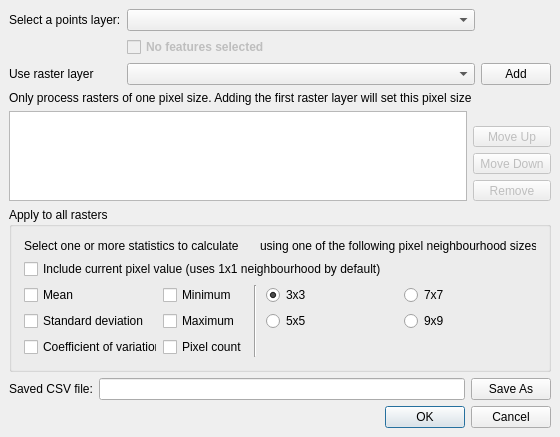
<?xml version="1.0" encoding="UTF-8"?>
<ui version="4.0">
 <class>dlgGridExtract</class>
 <widget class="QDialog" name="dlgGridExtract">
  <property name="windowModality">
   <enum>Qt::ApplicationModal</enum>
  </property>
  <property name="geometry">
   <rect>
    <x>0</x>
    <y>0</y>
    <width>560</width>
    <height>433</height>
   </rect>
  </property>
  <property name="minimumSize">
   <size>
    <width>560</width>
    <height>0</height>
   </size>
  </property>
  <property name="windowTitle">
   <string>Extract pixel statistics for points</string>
  </property>
  <layout class="QFormLayout" name="formLayout">
   <property name="verticalSpacing">
    <number>6</number>
   </property>
   <property name="margin">
    <number>9</number>
   </property>
   <item row="0" column="0" colspan="2">
    <widget class="QFrame" name="fraMain">
     <property name="frameShape">
      <enum>QFrame::NoFrame</enum>
     </property>
     <property name="frameShadow">
      <enum>QFrame::Raised</enum>
     </property>
     <layout class="QFormLayout" name="formLayout_3">
      <property name="margin">
       <number>0</number>
      </property>
      <item row="4" column="0" colspan="2">
       <layout class="QHBoxLayout" name="horizontalLayout_2">
        <item>
         <widget class="QLabel" name="lblSaveCSVFile">
          <property name="sizePolicy">
           <sizepolicy hsizetype="Fixed" vsizetype="Preferred">
            <horstretch>0</horstretch>
            <verstretch>0</verstretch>
           </sizepolicy>
          </property>
          <property name="text">
           <string>Saved CSV file:</string>
          </property>
         </widget>
        </item>
        <item>
         <widget class="QLineEdit" name="lneSaveCSVFile">
          <property name="sizePolicy">
           <sizepolicy hsizetype="Expanding" vsizetype="Fixed">
            <horstretch>0</horstretch>
            <verstretch>0</verstretch>
           </sizepolicy>
          </property>
         </widget>
        </item>
        <item>
         <widget class="QPushButton" name="cmdSaveCSVFile">
          <property name="sizePolicy">
           <sizepolicy hsizetype="Minimum" vsizetype="Fixed">
            <horstretch>0</horstretch>
            <verstretch>0</verstretch>
           </sizepolicy>
          </property>
          <property name="text">
           <string>Save As</string>
          </property>
         </widget>
        </item>
       </layout>
      </item>
      <item row="5" column="1">
       <widget class="QDialogButtonBox" name="buttonBox">
        <property name="orientation">
         <enum>Qt::Horizontal</enum>
        </property>
        <property name="standardButtons">
         <set>QDialogButtonBox::Cancel|QDialogButtonBox::Ok</set>
        </property>
       </widget>
      </item>
      <item row="3" column="0" colspan="2">
       <widget class="QGroupBox" name="groupBox">
        <property name="sizePolicy">
         <sizepolicy hsizetype="Minimum" vsizetype="Minimum">
          <horstretch>0</horstretch>
          <verstretch>0</verstretch>
         </sizepolicy>
        </property>
        <property name="title">
         <string>Apply to all rasters</string>
        </property>
        <layout class="QFormLayout" name="formLayout_2">
         <property name="fieldGrowthPolicy">
          <enum>QFormLayout::AllNonFixedFieldsGrow</enum>
         </property>
         <property name="margin">
          <number>3</number>
         </property>
         <item row="0" column="0" colspan="2">
          <widget class="QFrame" name="fraStatistics">
           <property name="frameShape">
            <enum>QFrame::NoFrame</enum>
           </property>
           <property name="frameShadow">
            <enum>QFrame::Raised</enum>
           </property>
           <layout class="QFormLayout" name="formLayout_4">
            <item row="0" column="0" colspan="2">
             <layout class="QGridLayout" name="gridLayout">
              <item row="3" column="1">
               <widget class="QCheckBox" name="chkMax">
                <property name="sizePolicy">
                 <sizepolicy hsizetype="Fixed" vsizetype="Fixed">
                  <horstretch>0</horstretch>
                  <verstretch>0</verstretch>
                 </sizepolicy>
                </property>
                <property name="text">
                 <string>Maximum</string>
                </property>
                <attribute name="buttonGroup">
                 <string notr="true">chkgrpStatistics</string>
                </attribute>
               </widget>
              </item>
              <item row="0" column="0" colspan="3">
               <widget class="QLabel" name="lblCalcStats">
                <property name="sizePolicy">
                 <sizepolicy hsizetype="Fixed" vsizetype="Fixed">
                  <horstretch>0</horstretch>
                  <verstretch>0</verstretch>
                 </sizepolicy>
                </property>
                <property name="minimumSize">
                 <size>
                  <width>0</width>
                  <height>0</height>
                 </size>
                </property>
                <property name="text">
                 <string>Select one or more statistics to calculate</string>
                </property>
                <property name="alignment">
                 <set>Qt::AlignLeading|Qt::AlignLeft|Qt::AlignVCenter</set>
                </property>
                <property name="indent">
                 <number>0</number>
                </property>
               </widget>
              </item>
              <item row="0" column="3" colspan="3">
               <widget class="QLabel" name="lblSize">
                <property name="sizePolicy">
                 <sizepolicy hsizetype="Fixed" vsizetype="Fixed">
                  <horstretch>0</horstretch>
                  <verstretch>0</verstretch>
                 </sizepolicy>
                </property>
                <property name="minimumSize">
                 <size>
                  <width>0</width>
                  <height>0</height>
                 </size>
                </property>
                <property name="frameShape">
                 <enum>QFrame::NoFrame</enum>
                </property>
                <property name="text">
                 <string>using one of the following pixel neighbourhood sizes</string>
                </property>
                <property name="indent">
                 <number>0</number>
                </property>
               </widget>
              </item>
              <item row="2" column="1">
               <widget class="QCheckBox" name="chkMin">
                <property name="sizePolicy">
                 <sizepolicy hsizetype="Fixed" vsizetype="Fixed">
                  <horstretch>0</horstretch>
                  <verstretch>0</verstretch>
                 </sizepolicy>
                </property>
                <property name="text">
                 <string>Minimum</string>
                </property>
                <attribute name="buttonGroup">
                 <string notr="true">chkgrpStatistics</string>
                </attribute>
               </widget>
              </item>
              <item row="2" column="2" rowspan="3" colspan="2">
               <widget class="Line" name="line">
                <property name="orientation">
                 <enum>Qt::Vertical</enum>
                </property>
               </widget>
              </item>
              <item row="2" column="5">
               <widget class="QRadioButton" name="opt7x7">
                <property name="sizePolicy">
                 <sizepolicy hsizetype="Expanding" vsizetype="Fixed">
                  <horstretch>0</horstretch>
                  <verstretch>0</verstretch>
                 </sizepolicy>
                </property>
                <property name="minimumSize">
                 <size>
                  <width>0</width>
                  <height>0</height>
                 </size>
                </property>
                <property name="text">
                 <string>7x7</string>
                </property>
                <attribute name="buttonGroup">
                 <string notr="true">btgrpSize</string>
                </attribute>
               </widget>
              </item>
              <item row="3" column="5">
               <widget class="QRadioButton" name="opt9x9">
                <property name="sizePolicy">
                 <sizepolicy hsizetype="Expanding" vsizetype="Minimum">
                  <horstretch>0</horstretch>
                  <verstretch>0</verstretch>
                 </sizepolicy>
                </property>
                <property name="minimumSize">
                 <size>
                  <width>0</width>
                  <height>0</height>
                 </size>
                </property>
                <property name="text">
                 <string>9x9</string>
                </property>
                <attribute name="buttonGroup">
                 <string notr="true">btgrpSize</string>
                </attribute>
               </widget>
              </item>
              <item row="2" column="0">
               <widget class="QCheckBox" name="chkMean">
                <property name="sizePolicy">
                 <sizepolicy hsizetype="Fixed" vsizetype="Fixed">
                  <horstretch>0</horstretch>
                  <verstretch>0</verstretch>
                 </sizepolicy>
                </property>
                <property name="text">
                 <string>Mean</string>
                </property>
                <attribute name="buttonGroup">
                 <string notr="true">chkgrpStatistics</string>
                </attribute>
               </widget>
              </item>
              <item row="2" column="4">
               <widget class="QRadioButton" name="opt3x3">
                <property name="sizePolicy">
                 <sizepolicy hsizetype="Expanding" vsizetype="Fixed">
                  <horstretch>0</horstretch>
                  <verstretch>0</verstretch>
                 </sizepolicy>
                </property>
                <property name="minimumSize">
                 <size>
                  <width>0</width>
                  <height>0</height>
                 </size>
                </property>
                <property name="baseSize">
                 <size>
                  <width>0</width>
                  <height>0</height>
                 </size>
                </property>
                <property name="text">
                 <string>3x3</string>
                </property>
                <property name="checked">
                 <bool>true</bool>
                </property>
                <attribute name="buttonGroup">
                 <string notr="true">btgrpSize</string>
                </attribute>
               </widget>
              </item>
              <item row="4" column="1">
               <widget class="QCheckBox" name="chkCount">
                <property name="sizePolicy">
                 <sizepolicy hsizetype="Fixed" vsizetype="Fixed">
                  <horstretch>0</horstretch>
                  <verstretch>0</verstretch>
                 </sizepolicy>
                </property>
                <property name="text">
                 <string>Pixel count</string>
                </property>
                <attribute name="buttonGroup">
                 <string notr="true">chkgrpStatistics</string>
                </attribute>
               </widget>
              </item>
              <item row="4" column="0">
               <widget class="QCheckBox" name="chkCV">
                <property name="sizePolicy">
                 <sizepolicy hsizetype="Fixed" vsizetype="Fixed">
                  <horstretch>0</horstretch>
                  <verstretch>0</verstretch>
                 </sizepolicy>
                </property>
                <property name="text">
                 <string>Coefficient of variation</string>
                </property>
                <attribute name="buttonGroup">
                 <string notr="true">chkgrpStatistics</string>
                </attribute>
               </widget>
              </item>
              <item row="3" column="0">
               <widget class="QCheckBox" name="chkStdDev">
                <property name="enabled">
                 <bool>true</bool>
                </property>
                <property name="sizePolicy">
                 <sizepolicy hsizetype="Fixed" vsizetype="Fixed">
                  <horstretch>0</horstretch>
                  <verstretch>0</verstretch>
                 </sizepolicy>
                </property>
                <property name="text">
                 <string>Standard deviation</string>
                </property>
                <attribute name="buttonGroup">
                 <string notr="true">chkgrpStatistics</string>
                </attribute>
               </widget>
              </item>
              <item row="3" column="4">
               <widget class="QRadioButton" name="opt5x5">
                <property name="sizePolicy">
                 <sizepolicy hsizetype="Expanding" vsizetype="Fixed">
                  <horstretch>0</horstretch>
                  <verstretch>0</verstretch>
                 </sizepolicy>
                </property>
                <property name="minimumSize">
                 <size>
                  <width>0</width>
                  <height>0</height>
                 </size>
                </property>
                <property name="text">
                 <string>5x5</string>
                </property>
                <attribute name="buttonGroup">
                 <string notr="true">btgrpSize</string>
                </attribute>
               </widget>
              </item>
              <item row="1" column="0" colspan="5">
               <widget class="QCheckBox" name="chkCurrentVal">
                <property name="sizePolicy">
                 <sizepolicy hsizetype="Fixed" vsizetype="Fixed">
                  <horstretch>0</horstretch>
                  <verstretch>0</verstretch>
                 </sizepolicy>
                </property>
                <property name="text">
                 <string>Include current pixel value (uses 1x1 neighbourhood by default)</string>
                </property>
               </widget>
              </item>
             </layout>
            </item>
           </layout>
          </widget>
         </item>
        </layout>
       </widget>
      </item>
      <item row="2" column="0" colspan="2">
       <layout class="QHBoxLayout" name="horizontalLayout">
        <item>
         <widget class="QTableWidget" name="tabList">
          <property name="enabled">
           <bool>true</bool>
          </property>
          <property name="sizePolicy">
           <sizepolicy hsizetype="Expanding" vsizetype="Expanding">
            <horstretch>0</horstretch>
            <verstretch>0</verstretch>
           </sizepolicy>
          </property>
          <property name="minimumSize">
           <size>
            <width>0</width>
            <height>0</height>
           </size>
          </property>
          <property name="focusPolicy">
           <enum>Qt::WheelFocus</enum>
          </property>
          <property name="editTriggers">
           <set>QAbstractItemView::NoEditTriggers</set>
          </property>
          <property name="dragDropMode">
           <enum>QAbstractItemView::NoDragDrop</enum>
          </property>
          <property name="alternatingRowColors">
           <bool>true</bool>
          </property>
          <property name="selectionMode">
           <enum>QAbstractItemView::ExtendedSelection</enum>
          </property>
          <property name="selectionBehavior">
           <enum>QAbstractItemView::SelectRows</enum>
          </property>
          <property name="gridStyle">
           <enum>Qt::DotLine</enum>
          </property>
          <property name="wordWrap">
           <bool>false</bool>
          </property>
          <property name="cornerButtonEnabled">
           <bool>false</bool>
          </property>
          <property name="rowCount">
           <number>0</number>
          </property>
          <property name="columnCount">
           <number>0</number>
          </property>
         </widget>
        </item>
        <item>
         <layout class="QVBoxLayout" name="verticalLayout">
          <item>
           <spacer name="spacer_2">
            <property name="orientation">
             <enum>Qt::Vertical</enum>
            </property>
            <property name="sizeType">
             <enum>QSizePolicy::Fixed</enum>
            </property>
            <property name="sizeHint" stdset="0">
             <size>
              <width>67</width>
              <height>15</height>
             </size>
            </property>
           </spacer>
          </item>
          <item>
           <widget class="QToolButton" name="cmdUp">
            <property name="enabled">
             <bool>false</bool>
            </property>
            <property name="sizePolicy">
             <sizepolicy hsizetype="Preferred" vsizetype="Fixed">
              <horstretch>0</horstretch>
              <verstretch>0</verstretch>
             </sizepolicy>
            </property>
            <property name="minimumSize">
             <size>
              <width>70</width>
              <height>0</height>
             </size>
            </property>
            <property name="toolTip">
             <string>&lt;html&gt;&lt;head&gt;&lt;meta name=&quot;qrichtext&quot; content=&quot;1&quot; /&gt;&lt;style type=&quot;text/css&quot;&gt;
p, li { white-space: pre-wrap; }
&lt;/style&gt;&lt;/head&gt;&lt;body style=&quot; font-family:'Sans Serif'; font-size:9pt; font-weight:400; font-style:normal;&quot;&gt;
&lt;p style=&quot; margin-top:0px; margin-bottom:0px; margin-left:0px; margin-right:0px; -qt-block-indent:0; text-indent:0px;&quot;&gt;Move selected field up&lt;/p&gt;&lt;/body&gt;&lt;/html&gt;</string>
            </property>
            <property name="text">
             <string>Move Up</string>
            </property>
            <property name="toolButtonStyle">
             <enum>Qt::ToolButtonTextBesideIcon</enum>
            </property>
           </widget>
          </item>
          <item>
           <widget class="QToolButton" name="cmdDown">
            <property name="enabled">
             <bool>false</bool>
            </property>
            <property name="sizePolicy">
             <sizepolicy hsizetype="Preferred" vsizetype="Fixed">
              <horstretch>0</horstretch>
              <verstretch>0</verstretch>
             </sizepolicy>
            </property>
            <property name="minimumSize">
             <size>
              <width>70</width>
              <height>0</height>
             </size>
            </property>
            <property name="toolTip">
             <string>&lt;html&gt;&lt;head&gt;&lt;meta name=&quot;qrichtext&quot; content=&quot;1&quot; /&gt;&lt;style type=&quot;text/css&quot;&gt;
p, li { white-space: pre-wrap; }
&lt;/style&gt;&lt;/head&gt;&lt;body style=&quot; font-family:'Sans Serif'; font-size:9pt; font-weight:400; font-style:normal;&quot;&gt;
&lt;p style=&quot; margin-top:0px; margin-bottom:0px; margin-left:0px; margin-right:0px; -qt-block-indent:0; text-indent:0px;&quot;&gt;Move selected field down&lt;/p&gt;&lt;/body&gt;&lt;/html&gt;</string>
            </property>
            <property name="text">
             <string>Move Down</string>
            </property>
            <property name="toolButtonStyle">
             <enum>Qt::ToolButtonTextBesideIcon</enum>
            </property>
           </widget>
          </item>
          <item>
           <widget class="QToolButton" name="cmdDel">
            <property name="enabled">
             <bool>false</bool>
            </property>
            <property name="sizePolicy">
             <sizepolicy hsizetype="Preferred" vsizetype="Fixed">
              <horstretch>0</horstretch>
              <verstretch>0</verstretch>
             </sizepolicy>
            </property>
            <property name="minimumSize">
             <size>
              <width>70</width>
              <height>0</height>
             </size>
            </property>
            <property name="toolTip">
             <string/>
            </property>
            <property name="text">
             <string>Remove</string>
            </property>
            <property name="toolButtonStyle">
             <enum>Qt::ToolButtonTextBesideIcon</enum>
            </property>
           </widget>
          </item>
          <item>
           <spacer name="spacer">
            <property name="orientation">
             <enum>Qt::Vertical</enum>
            </property>
            <property name="sizeType">
             <enum>QSizePolicy::Preferred</enum>
            </property>
            <property name="sizeHint" stdset="0">
             <size>
              <width>67</width>
              <height>13</height>
             </size>
            </property>
           </spacer>
          </item>
         </layout>
        </item>
       </layout>
      </item>
      <item row="1" column="0" colspan="2">
       <widget class="QLabel" name="lblPixelFilter">
        <property name="text">
         <string>Only process rasters of one pixel size. Adding the first raster layer will set this pixel size</string>
        </property>
       </widget>
      </item>
      <item row="0" column="0" colspan="2">
       <layout class="QGridLayout" name="gridLayout_2">
        <item row="2" column="2">
         <widget class="QToolButton" name="cmdAdd">
          <property name="enabled">
           <bool>true</bool>
          </property>
          <property name="sizePolicy">
           <sizepolicy hsizetype="Preferred" vsizetype="Minimum">
            <horstretch>0</horstretch>
            <verstretch>0</verstretch>
           </sizepolicy>
          </property>
          <property name="minimumSize">
           <size>
            <width>70</width>
            <height>0</height>
           </size>
          </property>
          <property name="toolTip">
           <string>&lt;html&gt;&lt;head&gt;&lt;meta name=&quot;qrichtext&quot; content=&quot;1&quot; /&gt;&lt;style type=&quot;text/css&quot;&gt;
p, li { white-space: pre-wrap; }
&lt;/style&gt;&lt;/head&gt;&lt;body style=&quot; font-family:'Sans Serif'; font-size:9pt; font-weight:400; font-style:normal;&quot;&gt;
&lt;p style=&quot; margin-top:0px; margin-bottom:0px; margin-left:0px; margin-right:0px; -qt-block-indent:0; text-indent:0px;&quot;&gt;Insert new field&lt;/p&gt;&lt;/body&gt;&lt;/html&gt;</string>
          </property>
          <property name="text">
           <string>Add</string>
          </property>
          <property name="toolButtonStyle">
           <enum>Qt::ToolButtonTextBesideIcon</enum>
          </property>
         </widget>
        </item>
        <item row="0" column="0">
         <widget class="QLabel" name="lblPointsLayer">
          <property name="sizePolicy">
           <sizepolicy hsizetype="Fixed" vsizetype="Fixed">
            <horstretch>0</horstretch>
            <verstretch>0</verstretch>
           </sizepolicy>
          </property>
          <property name="text">
           <string>Select a points layer:</string>
          </property>
         </widget>
        </item>
        <item row="0" column="2">
         <spacer name="horizontalSpacer">
          <property name="orientation">
           <enum>Qt::Horizontal</enum>
          </property>
          <property name="sizeType">
           <enum>QSizePolicy::Fixed</enum>
          </property>
          <property name="sizeHint" stdset="0">
           <size>
            <width>69</width>
            <height>20</height>
           </size>
          </property>
         </spacer>
        </item>
        <item row="0" column="1">
         <widget class="QgsMapLayerComboBox" name="mcboPointsLayer">
          <property name="sizePolicy">
           <sizepolicy hsizetype="Preferred" vsizetype="Fixed">
            <horstretch>0</horstretch>
            <verstretch>0</verstretch>
           </sizepolicy>
          </property>
          <property name="filters">
           <set>QgsMapLayerProxyModel::PointLayer</set>
          </property>
         </widget>
        </item>
        <item row="2" column="1">
         <widget class="QgsMapLayerComboBox" name="mcboRasterLayer">
          <property name="sizePolicy">
           <sizepolicy hsizetype="Expanding" vsizetype="Fixed">
            <horstretch>0</horstretch>
            <verstretch>0</verstretch>
           </sizepolicy>
          </property>
          <property name="filters">
           <set>QgsMapLayerProxyModel::RasterLayer</set>
          </property>
         </widget>
        </item>
        <item row="2" column="0">
         <widget class="QLabel" name="lblRasterLayer">
          <property name="text">
           <string>Use raster layer</string>
          </property>
         </widget>
        </item>
        <item row="1" column="1">
         <widget class="QCheckBox" name="chkUseSelected">
          <property name="enabled">
           <bool>false</bool>
          </property>
          <property name="sizePolicy">
           <sizepolicy hsizetype="Fixed" vsizetype="Preferred">
            <horstretch>0</horstretch>
            <verstretch>0</verstretch>
           </sizepolicy>
          </property>
          <property name="font">
           <font>
            <weight>75</weight>
            <bold>true</bold>
           </font>
          </property>
          <property name="text">
           <string>No features selected</string>
          </property>
         </widget>
        </item>
       </layout>
      </item>
     </layout>
    </widget>
   </item>
  </layout>
 </widget>
 <customwidgets>
  <customwidget>
   <class>QgsMapLayerComboBox</class>
   <extends>QComboBox</extends>
   <header>qgsmaplayercombobox.h</header>
  </customwidget>
 </customwidgets>
 <tabstops>
  <tabstop>mcboPointsLayer</tabstop>
  <tabstop>chkUseSelected</tabstop>
  <tabstop>mcboRasterLayer</tabstop>
  <tabstop>cmdAdd</tabstop>
  <tabstop>tabList</tabstop>
  <tabstop>cmdUp</tabstop>
  <tabstop>cmdDown</tabstop>
  <tabstop>cmdDel</tabstop>
  <tabstop>chkStdDev</tabstop>
  <tabstop>chkCV</tabstop>
  <tabstop>chkMean</tabstop>
  <tabstop>chkMin</tabstop>
  <tabstop>chkMax</tabstop>
  <tabstop>lneSaveCSVFile</tabstop>
  <tabstop>cmdSaveCSVFile</tabstop>
 </tabstops>
 <resources/>
 <connections>
  <connection>
   <sender>buttonBox</sender>
   <signal>accepted()</signal>
   <receiver>dlgGridExtract</receiver>
   <slot>accept()</slot>
   <hints>
    <hint type="sourcelabel">
     <x>257</x>
     <y>418</y>
    </hint>
    <hint type="destinationlabel">
     <x>157</x>
     <y>274</y>
    </hint>
   </hints>
  </connection>
  <connection>
   <sender>buttonBox</sender>
   <signal>rejected()</signal>
   <receiver>dlgGridExtract</receiver>
   <slot>reject()</slot>
   <hints>
    <hint type="sourcelabel">
     <x>325</x>
     <y>418</y>
    </hint>
    <hint type="destinationlabel">
     <x>286</x>
     <y>274</y>
    </hint>
   </hints>
  </connection>
 </connections>
 <buttongroups>
  <buttongroup name="chkgrpStatistics">
   <property name="exclusive">
    <bool>false</bool>
   </property>
  </buttongroup>
  <buttongroup name="btgrpSize"/>
 </buttongroups>
</ui>
